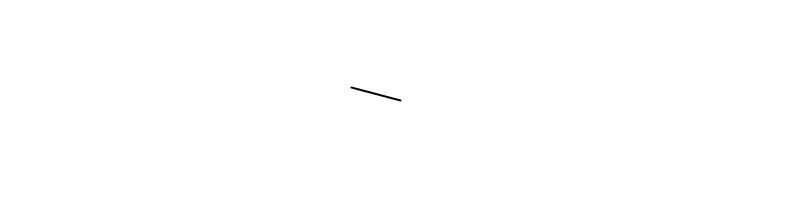
Frame 1 (no input)
Frame 60 (the mouse pressed at the canvas centre just before this capture): identical to frame 1, image omitted
Frame 120 (the mouse held since frame 60 and released just before this capture): blank canvas, image omitted

The Processing sketch that drew this single still picture (run headless with seeded random() and noise(); from frame 60 on, the mouse is pressed at the canvas centre):

// Processing sketch: vector_operations
// ── vector_operations.pde
void setup() {
  size(800, 200);
  smooth();
}

void draw() {
  background(255);
  
  PVector mouse = new PVector(mouseX,mouseY);
  PVector center = new PVector(width/2,height/2);
  mouse.sub(center);
  
  // Multiplying a vector!  The vector is now half its original size (multiplied by 0.5).
  //mouse.div(5);  
  
  //float m = mouse.mag();
  //fill(0);
  //rect(0,0,m,10);
  
  mouse.normalize();
  
  mouse.mult(50);
  
  translate(width/2,height/2);
  strokeWeight(2);
  stroke(0);
  line(0,0,mouse.x,mouse.y);
}
